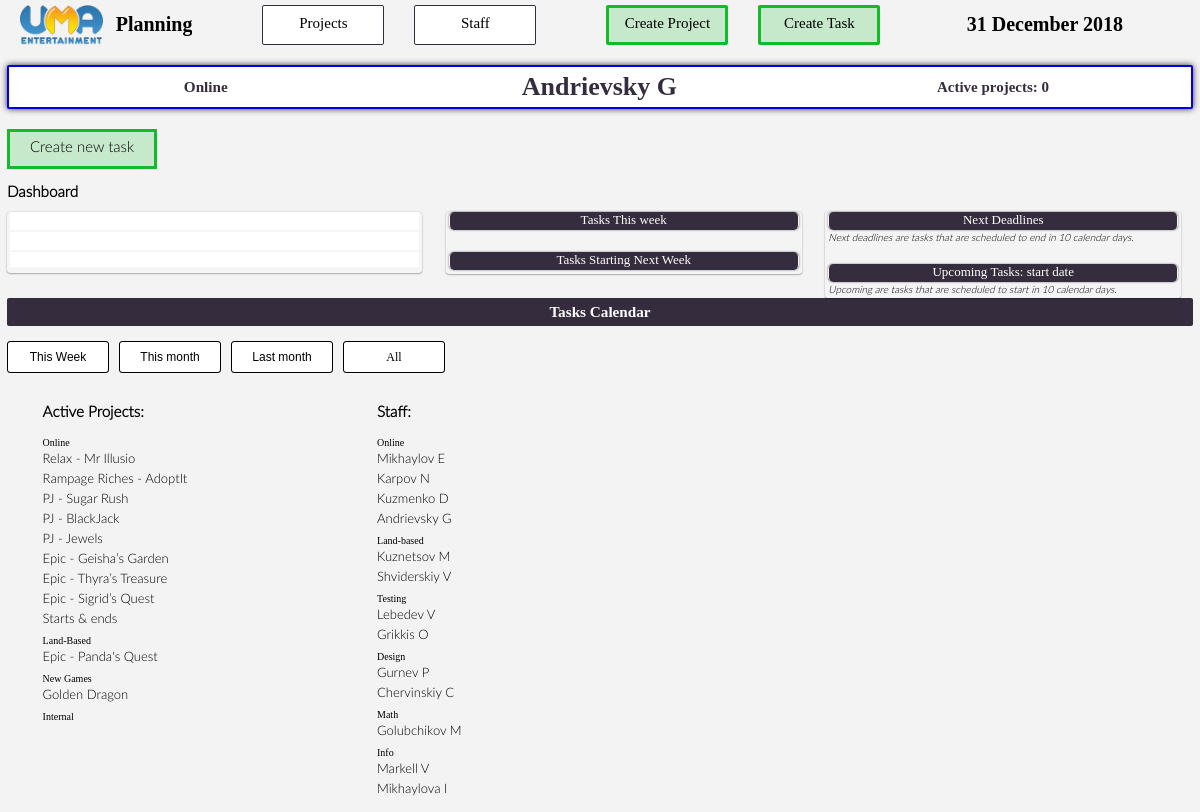
Page /staff/16/ on the committed database.
### plan/models.py (models this page shows, shortened)
class Staff(models.Model):
	name = models.CharField(max_length=200)
	dep = models.ForeignKey(Department, db_index=True, on_delete=models.CASCADE)
	active = models.BooleanField(db_index=True, default = True)
	def projects(self):
		today = datetime.date.today()
		projects = Project.objects.filter(task__staff = self).filter(task_start_date__lte = today).filter(task_end_date__gte = today)
		return {'project': projects, 'num_projects': len(projects)}

class Department(models.Model):
	name = models.CharField(max_length=200)
	def staff(self):
		staff = Staff.objects.filter(dep = self).filter(active = True)
		return staff

class Stream(models.Model):
	name = models.CharField(max_length=200)
	def projects(self):
		projects = Project.objects.filter(stream = self)
		return projects

class Project(models.Model):
	name = models.CharField(max_length=200)
	stream = models.ForeignKey(Stream, db_index=True, on_delete=models.SET_NULL, null = True)
	dates = models.BooleanField(default = False) #False means that actual tasks are needed to calculate start & end dates. True will take default values if they exist.
	task_start_date = models.DateField(null = True)
	task_end_date = models.DateField(null = True)
	start_date = models.DateField(null = True)
	end_date = models.DateField(null = True)
	active = models.BooleanField(db_index=True, default = True)
	comment = models.CharField(max_length=500, null=True) #let us comment the project and what it is supposed to achieve
	update = models.DateTimeField(default = timezone.now())
	def start(self):
		if self.task_start_date:
			s = self.task_start_date
		else : s = self.start_date
		return s
	def tasks(self):
		if len(Task.objects.filter(project_id = self.id).filter(active = True)) > 0: return len(Task.objects.filter(project_id = self.id).filter(active = True))
		else: return False
	def end(self):
		if self.task_end_date:
			e = self.task_end_date
		else : e = self.end_date
		return e

### plan/views.py (the view)
# urls.py: url(r'^create/task/project/(?P<project_id>[0-9]+)/staff/(?P<staff_id>[0-9]+)/$', views.create_task, name='create_task'),
def staff(request, staff_id):
	start_time = timeit.default_timer()
	staff = Staff.objects.get(pk = staff_id)
	if len(Task.objects.filter(active=True, staff_id = staff_id)) > 0:
		s = SetCal(datetime.date.today())
		try:
			cal_setting = request.POST['cal_setting']
		except KeyError:
			cal_setting = 'this_week'
		else:
			cal_setting = request.POST['cal_setting']
		data = get_project_context(0, staff=staff_id, start=s.start(cal_setting))
		t = []
		for p in Project.objects.all():
			a = p.task_set.filter(staff_id = staff_id, active = True).count()
			b = p.task_set.filter(staff_id = staff_id, active = True)
			if a > 0:
				t.append({'project': p, 'task_count': a, 'tasks' : b,})
		context = {'today': datetime.date.today(),
					'staff': staff,
					'project_cal': project_calendar_context(start = datetime.date.today().replace(month = 1, day = 1), staff = staff_id),
					'alt_cal': calendar_context(start = cal_setting, days_in_line = 35, num_lines = 2, obj = staff, obj_id = int(staff_id), group = 'stream', row = 'project', show_empty = True),
					'dashboard': dashboard_context(staff = staff.id, obj = staff, obj_id = staff.id, show_empty = False, group_dash = 'stream', row='project'),
					'staff_list' : Department.objects.all(),
					'project_list': Stream.objects.all(),
					'task_count' : t,
					'lines': data['lines'],
					'row_names': data['row_names'],
					'rows': data['rows'],
					'cal_setting': cal_setting,}
	else:
		context = {'today': datetime.date.today(), 'staff_list' : Department.objects.all(), 'project_list': Stream.objects.all(), 'staff': staff, }
	print('STAFF: ')
	print(timeit.default_timer() - start_time)
	return render(request, 'plan/staff.html', context)

### plan/templates/plan/staff.html (shortened to what this page needs)
{% load static %}
<link rel="stylesheet" type="text/css" href="{% static 'plan/style.css' %}"/>
<link rel="stylesheet" type="text/css" href="{% static 'plan/style2.css' %}"/>
<div class="header">
	<div class="header_logo">
		<a href="{% url 'plan:index' %}"><img class="logo" src="{% static 'plan/images/logo_uma.png' %}"/></a>
		<div class="logo_text bold">Planning</div>
	</div>
	<div class="header_logo header_menu">
		<div class="header_title regular">Projects</div>
	</div>
	<div class="header_logo header_menu" style="margin-right: 70px;">
		<div class="header_title regular">Staff</div>
	</div>
	<a href="{% url 'plan:create_project' %}">
		<div class="header_logo header_menu header_create">
			<div class="header_title regular">Create Project</div>
		</div>
	</a>
	<a href="{% url 'plan:create_task' 0 0 %}">
		<div class="header_logo header_menu header_create" style="margin-right: 70px;">
			<div class="header_title regular">Create Task</div>
		</div>
	</a>
	<div class="header_logo header_date">
		<div class="logo_text bold">{{ today|date:"j F Y" }}</div>
	</div>
</div>
<div class="page_object_header" style="border-color: #0000e5;">
	<h3 class="bold page_object_header_section">{{ staff.dep.name }}</h3>
	<h1 class="bold page_object_header_section">{{ staff.name }}</h1>
	<h3 class="bold page_object_header_section" style="font-size: 15px;">Active projects: {{ staff.projects.num_projects }}</h3>
</div>
<div class="header object_page_header">
	<a href="{% url 'plan:create_task' 0 staff.id %}">
		<div class="header_logo header_create" style="width: 150px; margin-right: 15px;">
			<div class="header_title">Create new task</div>
		</div>
	</a>
</div>
<h3 style="margin-bottom: 0;">Dashboard</h3>
<div class="calendar_outer_wrapper" style="height: {{ dashboard.height }}px;">
	<div class="calendar_inner_wrapper">
		<div class="rows_wrapper rows_dashboard_wrapper" style="width: 35%;">
			<div class="row_title_wrapper" style="width: 40%;">
				<ul>
					<li class="row_basic row_short" style="background-color: none;"></li>
					<li class="row_basic row_short" style="background-color: none;"></li>
					<li class="row_basic" style="height: 15px; font-size: 10px !important; background-color: none;"></li>
				</ul>
			</div>
			<div class="rows_wrapper" style="width: 60%;">
				<ul>
					<li class="row_basic row_short">
					</li>
	 				<li class="row_basic row_short">
					</li>
					<li class="row_basic" style="height: 15px; font-size: 10px !important;">
					</li>
				</ul>
			</div>
		</div>
		<div class="rows_wrapper rows_dashboard_wrapper_projects">
			<ul>
				<li class="row_basic row_short row_title"><div class="cell cell_7_dash bold">Tasks This week</div></li>
				<li class="row_basic row_short" style="background: none !important;"></li>
				<li class="row_basic row_short row_title bold"><div class="cell cell_7_dash">Tasks Starting Next Week</div></li>
			</ul>
		</div>
		<div class="rows_wrapper rows_dashboard_wrapper_projects">
			<ul>
				<li class="row_basic row_short row_title bold"><div class="cell cell_7_dash">Next Deadlines</div></li>
				<div class="dashboard_section_description light">Next deadlines are tasks that are scheduled to end in 10 calendar days.</div>
				<li class="row_basic row_short" style="background: none !important;"></li>
				<li class="row_basic row_short row_title bold"><div class="cell cell_7_dash">Upcoming Tasks: start date</div></li>
				<div class="dashboard_section_description light">Upcoming are tasks that are scheduled to start in 10 calendar days.</div>
			</ul>
		</div>
	</div>
</div>
<h3 class="section_title">Tasks calendar</h3>
<div class="cal_settings_wrapper">
	<form class="cal_settings_form" action="{% url 'plan:staff' staff.id %}" method="post">
		<input class="cal_setting {% if cal_setting == 'this_week' %}cal_set_chosen{% endif %}" type="submit" value="This Week" />
	</form>
	<form class="cal_settings_form" action="{% url 'plan:staff' staff.id %}" method="post">
		<input class="cal_setting {% if cal_setting == 'this_month' %}cal_set_chosen{% endif %}" type="submit" value="This month" />
	</form>
	<form class="cal_settings_form" action="{% url 'plan:staff' staff.id %}" method="post">
		<input class="cal_setting {% if cal_setting == 'last_month' %}cal_set_chosen{% endif %}" type="submit" value="Last month" />
	</form>
	<a href="{% url 'plan:calendar_staff' staff.id %}">
	<div class="cal_settings_form" style="line-height: 30px;">
		<div class="cal_setting regular">All</div>
	</div>
	</a>
</div>
<div class="lists_wrapper">
	<div class="list">
		<h3>Active Projects:</h3>
		{% if project_list %}
		<ul>
			{% for stream in project_list %}
			<li class="bottom_list_title bold">{{ stream.name }}</li>
				{% for project in stream.projects %}
					<li><a class="bottom_list_link" href="{% url 'plan:project' project.id 0 %}">{{ project.name }}</a></li>
				{% endfor %}
			{% endfor %}
		</ul>
	</div>
	<div class="list">
		{% endif %}
		<h3>Staff:</h3>
		{% if staff_list %}
		<ul>
			{% for dep in staff_list %}
			<li class="bottom_list_title bold">{{ dep.name }}</li>
				{% for staff in dep.staff %}
					<li><a class="bottom_list_link" href="{% url 'plan:staff' staff.id %}">{{ staff.name }}</a></li>
				{% endfor %}
			{% endfor %}
		</ul>
		{% endif %}
	</div>
</div>

### plan/static/plan/style.css (style rules this page uses)
input { color: inherit; }
.regular { font-family: 'LatoWeb'; }
.bold { font-family: 'LatoWebSemibold'; }
.light { font-family: 'LatoWebLight'; }
li { list-style: none; }
ul { margin: 0;padding: 0; }
a { text-decoration: none; color: inherit; cursor: pointer; }
.calendar_outer_wrapper { position: relative;width: 100%;height: auto;padding: 10px 5px; }
.calendar_inner_wrapper { position: relative;width: 100%;height: auto;margin-left: -5px; }
.row_title_wrapper { position: relative;float: left;width: 15%;min-width: 20px; margin-bottom: 2px; }
.rows_wrapper { position: relative;float: left;width: 85%; }
.row_basic { height: 26px; width: 100%; margin-bottom: 2px; background: white; }
.row_title { background: #352d3d; color: white; border-radius: 5px; box-sizing: border-box; box-shadow: 0px 0px 2px #5f556d; }
.cell { position: relative;float: left;width: 2.8%;height: 100%;text-align: center;overflow: hidden; }
.lists_wrapper { position: relative; width: 100%; height: auto; overflow: hidden; padding: 10px 3%; box-sizing: border-box; }
.list { position: relative; float: left; width: 30%; }
.list > ul > li { margin-bottom: 4px; }
.header { position: relative; height: 40px; width: 100%; margin-top: 5px; }
.object_page_header { height: auto; overflow: hidden; }
.header_logo { position: relative; height: 40px; width: auto; float: left; margin-right: 70px; overflow: hidden; cursor: pointer; }
.header_menu { padding: 9px 10px; box-sizing: border-box; border: 1px solid #352d3d; border-radius: 2px; margin-right: 30px; width: 122px; background-color: white; }
.logo { position: relative; float: left; height: 100%; }
.logo_text { position: relative; float: left; margin-top: 8px; font-size: 20px; font-weight: bold; }
.header_title { position: relative; height: 100%; text-align: center; font-size: 15px; }
.header_create { background: rgba(18,187,42,0.2); padding: 7px 10px; border: 3px solid #12bb2a; box-sizing: border-box; }
.header_date { float: right; cursor: default; }
.section_title { clear: both; padding: 5px 0; text-transform: capitalize; text-align: center; color: white; font-family: 'LatoWebSemibold'; background: #352d3d; box-sizing: border-box; border-radius: 2px; }
.cal_settings_wrapper { position: relative; clear: both; margin: 5px 0; height: 32px; }
.cal_settings_form { position: relative; float: left; height: 30px; width: 100px; text-align: center; background: gray; color: black; margin: 0 10px 0 0; border: 1px solid black; border-radius: 3px; }
.cal_setting { padding: 0; width: 100%; height: 100%; background-color: white; border: none; font-size: 12px; cursor: pointer; border-radius: 3px; }
.bottom_list_link { cursor: pointer; }
.bottom_list_title { margin-top: 7px; font-size: 10px; }
.page_object_header { position: relative; width: 100%; height: 44px; margin: 20px 0; color: #352d3d; background-color: white; box-shadow: 0 0 6px #352d3d; box-sizing: border-box; border: 2px solid #ef4949; border-radius: 2px; }
.page_object_header_section { position: relative; float: left; width: 33.3%; height: 100%; line-height: 40px; margin: 0; text-align: center; }
.dashboard_section_description { position: relative; font-size: 10px; font-style: italic; color: black; }

### plan/static/plan/style2.css (style rules this page uses)
.cell { border-radius: 5px; border-right: 1px solid #FBF9F8; border-left: 1px solid #FBF9F8; box-sizing: border-box; }
.row_short { height: 18px; }
.rows_dashboard_wrapper { width: 20%; box-shadow: 0px 0.5px 1.5px rgba(0,0,0,0.5); border-radius: 3px; box-sizing: border-box; padding: 0 3px 2px 3px; background-color: rgba(245, 245, 245, 1); }
.rows_dashboard_wrapper_projects { width: 30%; margin-left: 2%; box-shadow: 0px 0.5px 1.5px rgba(0,0,0,0.5); border-radius: 3px; box-sizing: border-box; padding: 0 3px 2px 3px; background-color: rgba(245, 245, 245, 0.2); }
.cell_7_dash { width: 100.00%; }

### rows in the picture
Staff: dep.name "Online", name "Andrievsky G", projects.num_projects "0"
Stream: name "Online"
Project: name "Relax - Mr Illusio"
Project: name "Rampage Riches - AdoptIt"
Project: name "PJ - Sugar Rush"
Project: name "PJ - BlackJack"
Project: name "PJ - Jewels"
Project: name "Epic - Geisha’s Garden"
Project: name "Epic - Thyra’s Treasure"
Project: name "Epic - Sigrid’s Quest"
Project: name "Starts & ends"
Stream: name "Land-Based"
Project: name "Epic - Panda's Quest"
Stream: name "New Games"
Project: name "Golden Dragon"
Stream: name "Internal"
Department: name "Online"
Staff: name "Mikhaylov E"
Staff: name "Karpov N"
Staff: name "Kuzmenko D"
Department: name "Land-based"
Staff: name "Kuznetsov M"
Staff: name "Shviderskiy V"
Department: name "Testing"
Staff: name "Lebedev V"
Staff: name "Grikkis O"
Department: name "Design"
Staff: name "Gurnev P"
Staff: name "Chervinskiy C"
Department: name "Math"
Staff: name "Golubchikov M"
Department: name "Info"
Staff: name "Markell V"
Staff: name "Mikhaylova I"
